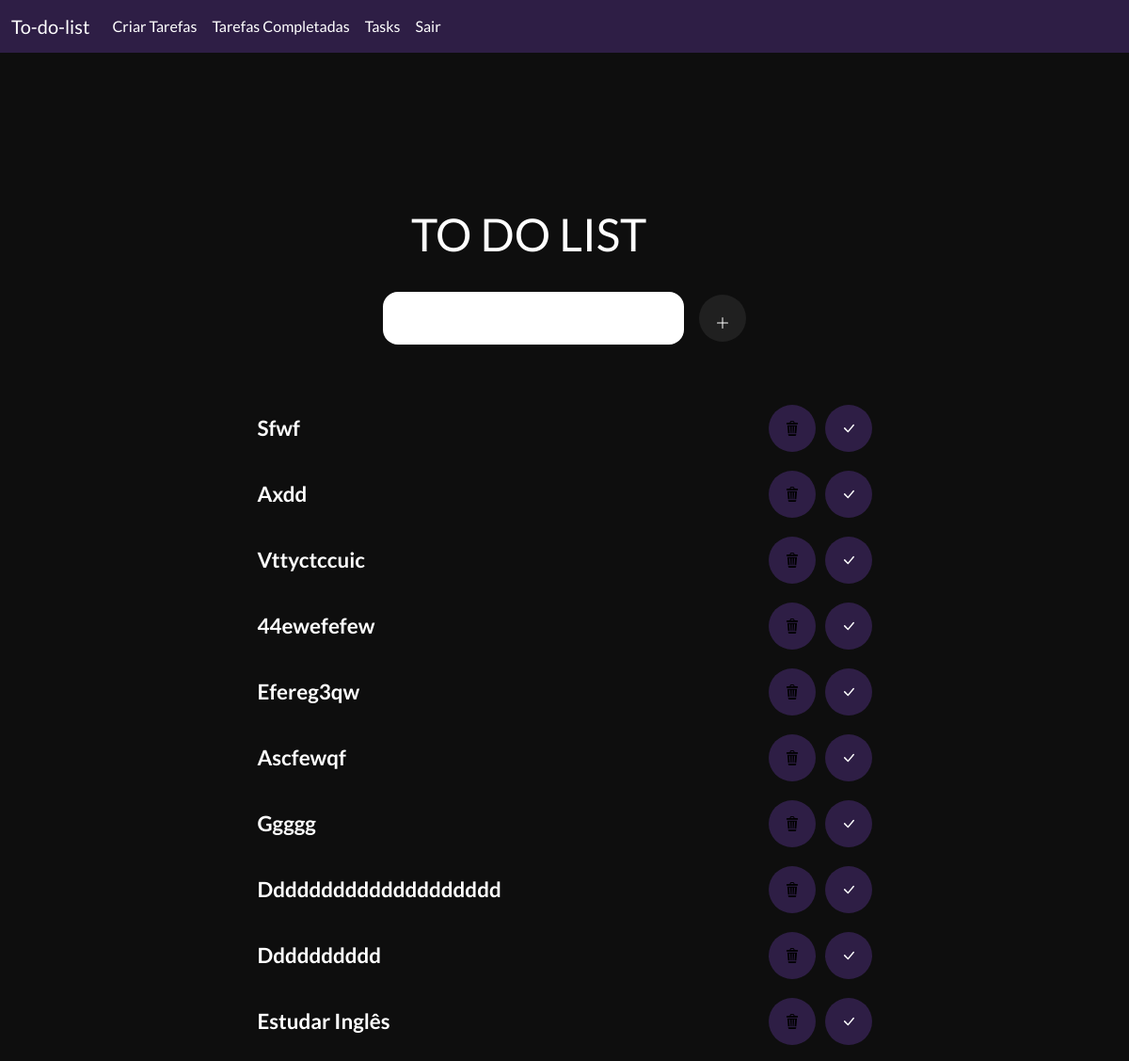
Before: /exibir_tarefas_completadas (signed in, upper part) with the older database file.
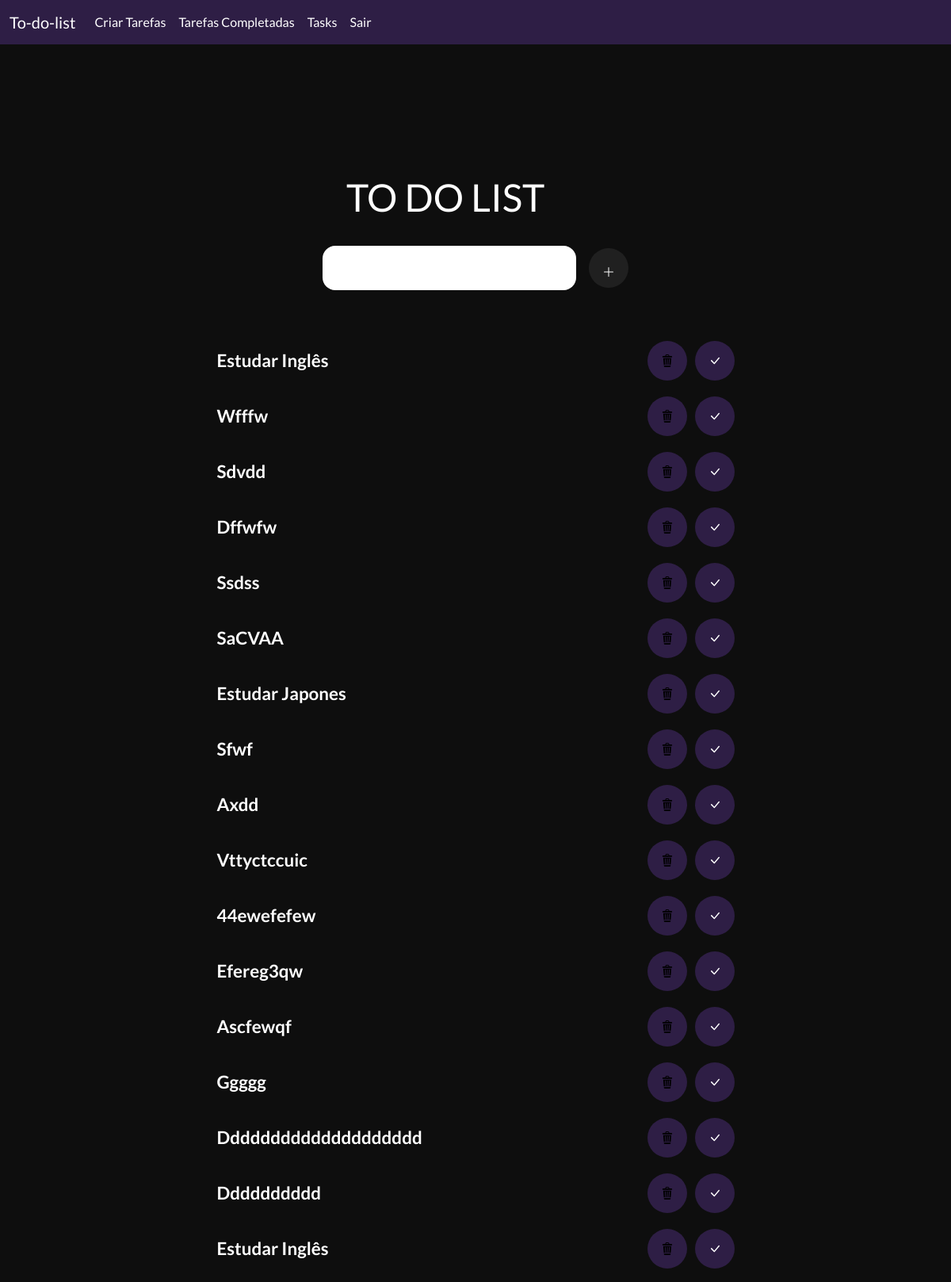
After: the same page with the newer database file.
### task/models.py (models this page shows, shortened)
class Task(models.Model):
    title = models.CharField(max_length=100)
    description = models.TextField(blank=True)
    created = models.DateTimeField(null=True)
    datecompleted = models.DateTimeField(null=True)
    important = models.BooleanField(default=False)
    user = models.ForeignKey(User, on_delete=models.CASCADE)

### task/views.py (the view)
# urls.py: path('exibir_tarefas_completadas', views.exibir_tarefas_completadas, name='exibir_tarefas_completadas'),
@login_required
def exibir_tarefas_completadas(request):
    tasks = Task.objects.filter(user=request.user, datecompleted__isnull=False).order_by('-datecompleted')
    return render(request,'tasks.html', {'tasks' : tasks})

### task/templates/tasks.html (shortened to what this page needs)
{% extends 'menu.html' %}
{% block content %}
{% load static %}
<!DOCTYPE html>
<html lang="en">
<head>
    <link rel="stylesheet" href="{% static 'task/css/tasks.css' %}">
</head>
<body>
    <form action="/create/tasks" method="POST">
        <h1>To Do List</h1>
        <div class="content">
            <div class="content--add-item">
                <input type="text" id="title" name="title">
                <button id="btn-new-task" title="Clique aqui para adicionar uma nova task">
                    <svg xmlns="http://www.w3.org/2000/svg" width="16" height="16" fill="currentColor" class="bi bi-plus-lg" viewBox="0 0 16 16">
                        <path fill-rule="evenodd" d="M8 2a.5.5 0 0 1 .5.5v5h5a.5.5 0 0 1 0 1h-5v5a.5.5 0 0 1-1 0v-5h-5a.5.5 0 0 1 0-1h5v-5A.5.5 0 0 1 8 2Z"/>
                    </svg>
                </button>
            </div>
        </div>
    </form>
    <ol id="to-do-list">
        {% for task in tasks %}
        <li>
            <a href="{% url 'task_detalhes' task.id %}" style="text-decoration: none; color: #FFF;">
                <strong class="{% if task.important %}fw-bold text-success{% else %}fw-bold{% endif %}">
                    {{ task.title }}
                </strong>
            </a>
            <div class="div_buttons">
                <form action="{% url 'deleted_tarefa' task.id %}" method="POST">
                    <button id="btn-ok">
                        <img src="{% static 'task/img/lixeira-de-reciclagem.svg' %}" alt="" width="16" height="16">
                    </button>
                </form>
                <form action="{% url 'mark_task_completed' task.id %}" method="POST">
                    <button id='btn-ok' class="complete-task" data-task-id="{{ task.id }}">
                    </button>
                </form>
            </div>
        </li>
        {% endfor %}
    </ol>
</body>
</html>
{% endblock %}

Changed rows visible on the page:
added Task: title "Estudar Inglês"
added Task: title "Wfffw"
added Task: title "Sdvdd"
added Task: title "Dffwfw"
added Task: title "Ssdss"
added Task: title "SaCVAA"
added Task: title "Estudar Japones"
